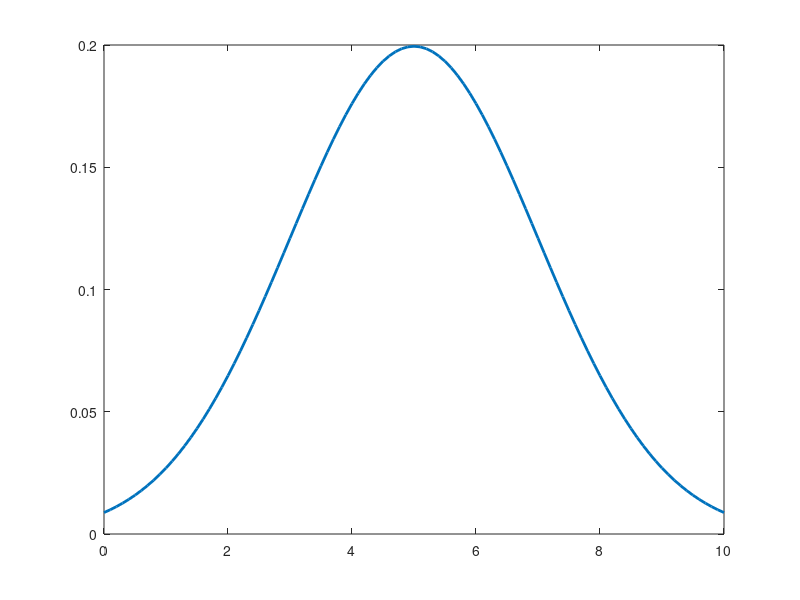

MATLAB code to generate this figure:
%%
%     Curso do canal ExataMenteS
%     Aula 23 - Gaussiana
%     Se inscreva no canal e nos ajude a crescer <3
%     Vamos melhorar o Brasil atraves da tecnologia :)
%     https://www.youtube.com/channel/UCZyFebN0_gF2yy5fhVhlXtA
%     Instrutor: Joao Pinheiro
%%

% Definindo as constantes reais
sig = -2;
u = 5;
x = 0:0.1:10;

% y = ( 1 /(sqrt(2*pi*sig^2) ) * exp( -(x - u).^2 / (2*sig^2) ));
% Escrevendo um codigo mais limpo do que o acima
nun = -(x - u).^2;
den = 2 * sig.^2;
A = 1 / ( sqrt( 2*pi * sig^2 ) );
y = A * exp( nun ./ den );


figure(1), clf
plot(x,y,'linew',2);